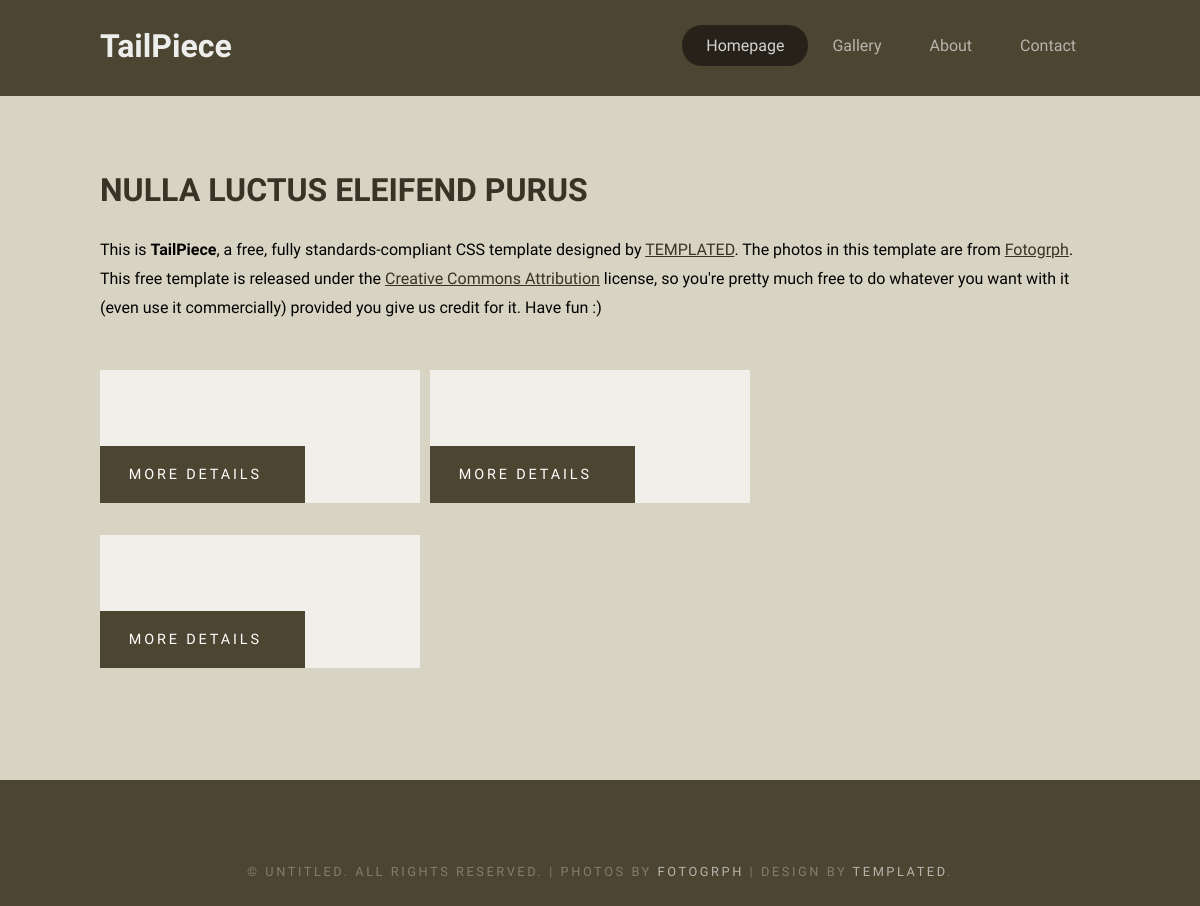
Before: / with the older database file.
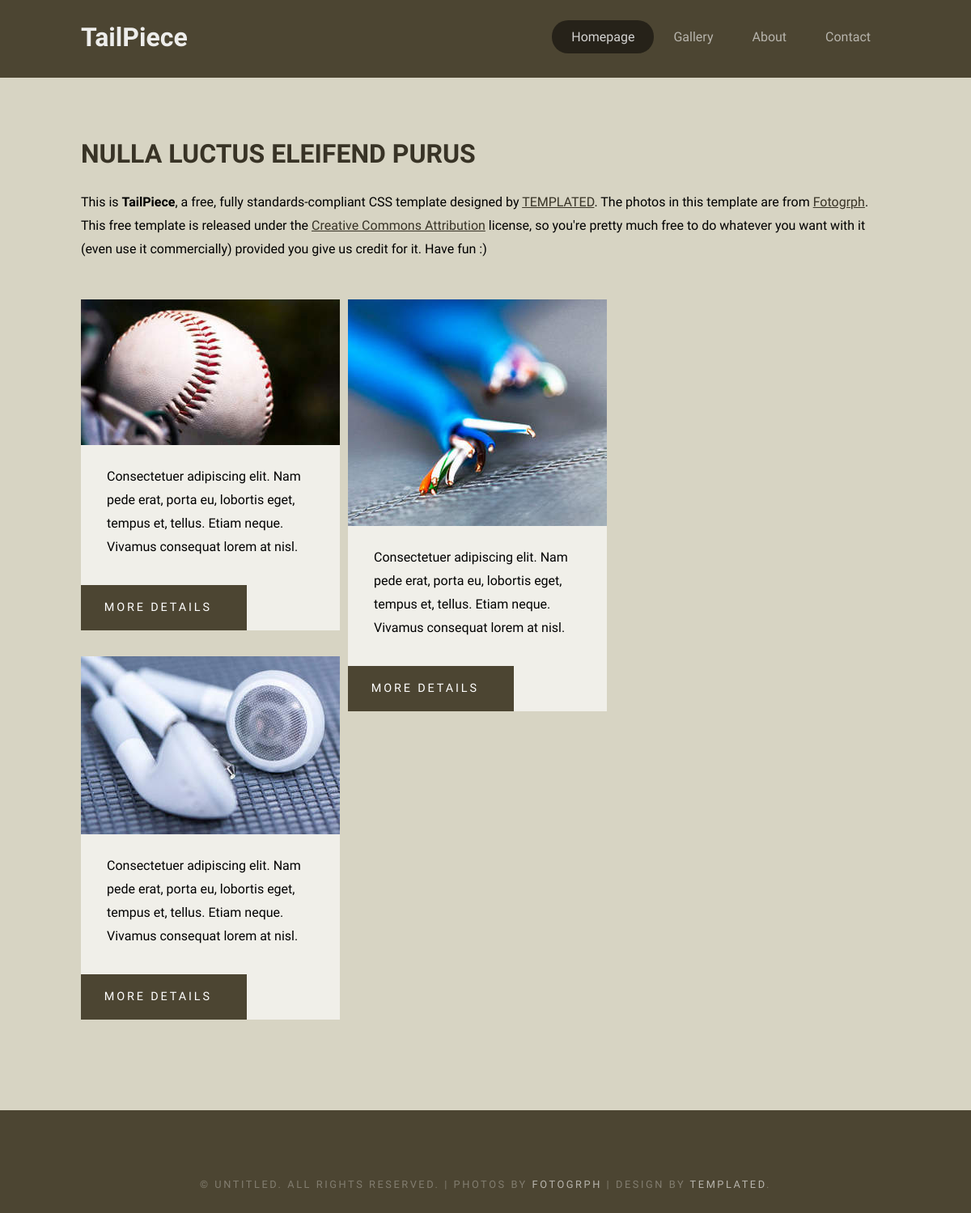
After: the same page with the newer database file.
### tables this page shows
CREATE TABLE `news` (
  `id` int(11) NOT NULL,
  `title` varchar(255) NOT NULL,
  `date` date NOT NULL,
  `text` text NOT NULL,
  `preview` varchar(255) NOT NULL,
  `image` varchar(255) NOT NULL
);

### public/index.php (called while the page is built, shortened)
<?php
$qStr = $_SERVER['QUERY_STRING'];
spl_autoload_register(function ($class) {
    $class = ROOT . str_replace('\\', '/', $class) . '.php';
});
Router::dispatch($qStr);

### config/db.php (called while the page is built)
<?php
return[
    'dsn' => 'mysql:host=localhost;dbname=project',
    'user' => 'root',
    'pass' => 'root'
];

### app/controllers/MainController.php (called while the page is built, shortened)
<?php
class MainController extends Controller
{
    public function indexAction()
    {
        $news = new News();
        $arNews = $news->findAll();
    }
}

### app/views/Main/index.php (the view, shortened to what this page needs)
<div class="title">
    <h2>Nulla luctus eleifend purus</h2>
    <p>This is <strong>TailPiece</strong>, a free, fully standards-compliant CSS template designed by <a
                href="http://templated.co" rel="nofollow">TEMPLATED</a>. The photos in this template are from <a
                href="http://fotogrph.com/"> Fotogrph</a>. This free template is released under the <a
                href="http://templated.co/license">Creative Commons Attribution</a> license, so you're pretty much free
        to do whatever you want with it (even use it commercially) provided you give us credit for it. Have fun :) </p>
</div>
<?
$c = 1;
?>
<div class="boxA">
    <? foreach ($news as $arNews): ?>
        <div class="box margin-btm">
            <img src="<?= $arNews['image'] ?>" width="320" alt=""/>
            <div class="details">
                <p><?= $arNews['preview'] ?></p>
            </div>
            <a href="news/view/<?= $arNews['id'] ?>" class="button">More Details</a>
        </div>
        <? if ($c % 2 == 0): ?>
            </div><div class="boxA">
        <? endif; ?>
    <? $c++; ?>
    <? endforeach; ?>
</div>

### app/views/layouts/default.php (shortened to what this page needs)
<!DOCTYPE html PUBLIC "-//W3C//DTD XHTML 1.0 Strict//EN" "http://www.w3.org/TR/xhtml1/DTD/xhtml1-strict.dtd">
<html xmlns="http://www.w3.org/1999/xhtml">
<head>
    <link href="/default.css" rel="stylesheet" type="text/css" media="all" />
    <link href="/fonts.css" rel="stylesheet" type="text/css" media="all" />
</head>
<body>
<div id="header" class="container">
    <div id="logo">
        <h1><a href="#">TailPiece</a></h1>
    </div>
    <div id="menu">
        <ul>
            <li class="active"><a href="/" accesskey="1" title="">Homepage</a></li>
            <li><a href="/gallery" accesskey="3" title="">Gallery</a></li>
            <li><a href="/about" accesskey="3" title="">About</a></li>
            <li><a href="/contact" accesskey="5" title="">Contact</a></li>
        </ul>
    </div>
</div>
<div id="page">
    <div class="container">
<?=$content?>
    </div>
</div>
<div id="copyright" class="container">
    <p>&copy; Untitled. All rights reserved. | Photos by <a href="http://fotogrph.com/">Fotogrph</a> | Design by <a href="http://templated.co" rel="nofollow">TEMPLATED</a>.</p>
</div>
</body>
</html>

### public/default.css (style rules this page uses)
html, body { height: 100%; }
body { margin: 0px; padding: 0px; background: #4C4532; line-height: 1.75em; font-family: 'Source Sans Pro', sans-serif; font-size: 12pt; font-weight: 300; color: #000000; }
h1, h2, h3 { margin: 0; padding: 0; }
p, ol, ul { margin-top: 0; }
ol, ul { padding: 0; list-style: none; }
p { line-height: 180%; }
a { color: #383326; }
.container { overflow: hidden; margin: 0em auto; width: 1000px; }
.title { padding: 0em 0em; margin-bottom: 3em; }
.title h2 { margin-bottom: 1em; text-transform: uppercase; font-weight: 700; font-size: 2em; color: #383326; }
.button { display: inline-block; padding: 1em 3em 1em 2em; background: #4C4532; letter-spacing: 0.20em; text-decoration: none; text-transform: uppercase; font-weight: 400; font-size: 0.90em; color: #FFF; }
.button:before { display: inline-block; background: #FFC31F; margin-right: 1em; width: 40px; height: 40px; line-height: 40px; border-radius: 20px; text-align: center; color: #272925; }
.boxA, .boxB, .boxC { width: 320px; }
.boxA, .boxB { float: left; margin-right: 10px; }
#header { position: relative; padding: 3em 0em; }
#logo { position: absolute; top: 2em; left: 0; }
#logo a { text-decoration: none; color: rgba(255,255,255,0.9); }
#menu { position: absolute; top: 2em; right: 0; }
#menu ul { display: inline-block; }
#menu li { display: block; float: left; text-align: center; }
#menu li a, #menu li span { padding: 0.7em 1.5em; text-decoration: none; color: rgba(255,255,255,0.6); }
#menu li:hover a, #menu li.active a, #menu li.active span { background: rgba(0,0,0,0.5); border-radius: 20px; color: rgba(255,255,255,0.8); }
#page { overflow: hidden; padding: 5em 0em; background: #D7D4C3; }
#copyright { overflow: hidden; padding: 5em 0em; }
#copyright p { letter-spacing: 0.20em; text-align: center; text-transform: uppercase; font-size: 0.80em; color: rgba(255,255,255,0.3); }
#copyright a { text-decoration: none; color: rgba(255,255,255,0.6); }
.box { background: #F0EFE9; margin-bottom: 2em; }
.box .details { display: block; padding: 1em 2em 1em 2em; }

Changed rows visible on the page:
added news: image (picture), preview "Consectetuer adipiscing elit. Nam pede erat, porta eu, lobortis eget, tempus et, tellus. Etiam neque. Vivamus consequat lorem at nisl."
added news: image (picture), preview "Consectetuer adipiscing elit. Nam pede erat, porta eu, lobortis eget, tempus et, tellus. Etiam neque. Vivamus consequat lorem at nisl."
added news: image (picture), preview "Consectetuer adipiscing elit. Nam pede erat, porta eu, lobortis eget, tempus et, tellus. Etiam neque. Vivamus consequat lorem at nisl."
